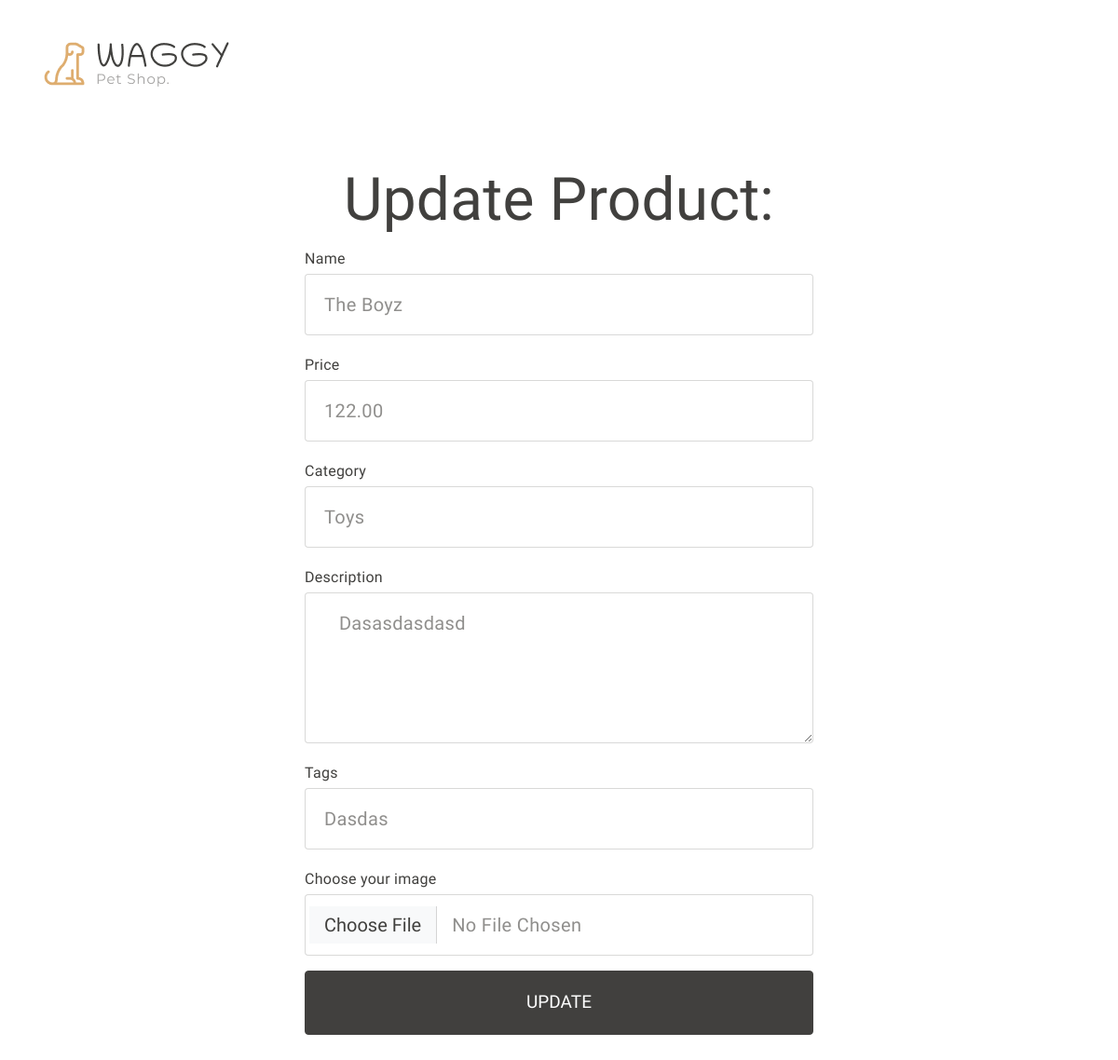
Before: /update_products/1 (signed in) with the older database file.
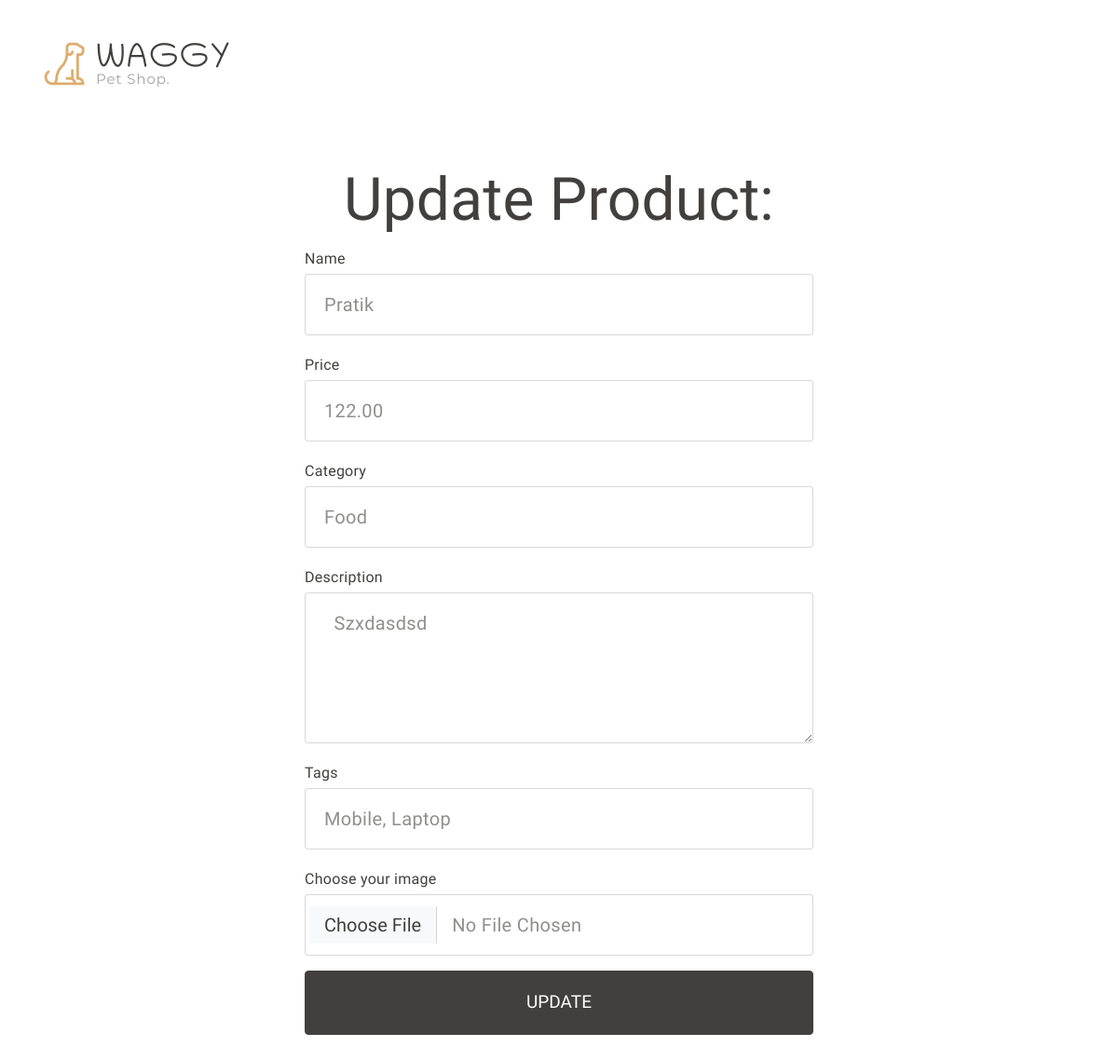
After: the same page with the newer database file.
### shop/product/models.py (models this page shows, shortened)
class Product(db.Model):
    id = db.Column(db.Integer , primary_key = True)
    name = db.Column(db.String(50) , nullable =False)
    date_created = db.Column(db.Date , default= datetime.now().date)
    image_file = db.Column(db.String(20), nullable=False, default = 'default.jpg')
    price = db.Column(db.Numeric(10,2) , nullable=False)
    tags = db.Column(db.String(200))
    desc = db.Column(db.String(1000))
    category_id = db.Column(db.Integer , db.ForeignKey('category.id'))
    category = db.relationship('Category', backref=db.backref('associated_products', lazy=True))
    user_id = db.Column(db.Integer , db.ForeignKey('user.id') , nullable = False)
    likes = db.relationship('Likes', backref='product', lazy=True , cascade='all, delete-orphan')
    carts = db.relationship('Cart', backref=db.backref('product', lazy=True), cascade= 'all, delete-orphan', single_parent=True)
    orders = db.relationship('Order', backref=db.backref('ordered_product', lazy=True), cascade= 'all, delete-orphan', single_parent=True)
    ratings = db.relationship('Rating', backref='rated_product', lazy=True, cascade='all, delete-orphan')

class Category(db.Model):
    id = db.Column(db.Integer , primary_key = True)
    name = db.Column(db.String(20) , nullable = False , unique = True)

### shop/product/routes.py (the view, shortened to what this page needs)
@app.route('/update_products/<int:id>' , methods=['POST' , 'GET'])
@admin_required
def update_products(id):
    product_to_update = Product.query.get_or_404(id)
    categories = Category.query.all()
    return render_template('product/update_products.html' , product_to_update=product_to_update , categories=categories)

### shop/__init__.py (called while the page is built)
def admin_required(func):
    @wraps(func)
    def decorated_function(*args, **kwargs):
        if current_user.role != 'admin':
            flash('Access Denied: You are not authorized to access admin page.')
            return redirect(url_for('log_in'))
        return func(*args, **kwargs)
    return decorated_function

### shop/user/models.py (called while the page is built)
@login_manager.user_loader
def load_user(user_id):
    return User.query.get(int(user_id))

### shop/templates/product/update_products.html (shortened to what this page needs)
{% extends 'base.html' %}
{% block body %}
<div class="container my-3">
  <div class="row py-4 pb-0 pb-sm-4 align-items-center ">
    <div class="col-sm-4 col-lg-3 text-center text-sm-start">
      <div class="main-logo">
        <a href="{{url_for('admin_home')}}">
            <img src="{{url_for('static', filename='images/logo.png')}}" alt="logo" class="img-fluid">
        </a>
      </div>
    </div>
    <div class="container">
        <a href="{{url_for('admin_home')}}">
    </div></a>
<div class="container">
    <div class="container ">
        <div class="offset-md-3 col-md-6 my-5 ">
          <h2 class="display-3 fw-normal text-center">Update Product:
          </h2>
          <form method="post" enctype="multipart/form-data" action="/update_products/{{product_to_update.id}}">
            <div class="mb-3">
                <label for="name">Name</label>
              <input type="text" class="form-control form-control-lg" name="name" value="{{product_to_update.name}}"
                placeholder="Name of the product">
            </div>
            <div class="mb-3">
                <label for="price">Price</label>
                <input type="text" class="form-control form-control-lg" name="price" value="{{product_to_update.price}}"
                  placeholder="In Rupees">
              </div>
              <div class="mb-3">
                <label for="category">Category</label>
                <select name="category" id="category" class="form-control form-control-lg" required>
                    {% for category in categories %}
                    <option value="{{ category.id }}" {% if category.id == product_to_update.category_id %}selected{% endif %}>{{ category.name }}</option>
                    {% endfor %}
                </select>
            </div>
              <div class="mb-3">
                <label for="desc">Description</label>
                <textarea  class="form-control form-control-lg" name="desc"
                  placeholder="Description of the product" cols="30" rows="5"> {{product_to_update.desc}}</textarea>
              </div>
              <div class="mb-3">
                <label for="price">Tags</label>
                <input type="text" class="form-control form-control-lg" name="tags" value="{{product_to_update.tags}}"
                placeholder="Enter your tags">
              </div>
              <div class="mb-3">
                <label for="price">Choose your image</label>
                <input type="file" class="form-control form-control-lg" name="img" id="email"
                  placeholder="Enter Your Email Address">
              </div>
            <div class="d-grid gap-3">
              <button type="submit" class="btn btn-dark btn-lg rounded-1">Update</button>
            </div>
          </form>
        </div>
      </div>
</div>
</div>
  {% endblock %}

Changed rows visible on the page:
changed Product: name "The Boyz" → "Pratik"; category "toys" → "food"; desc "dasasdasdasd" → "szxdasdsd"; tags "dasdas" → "mobile, laptop"
